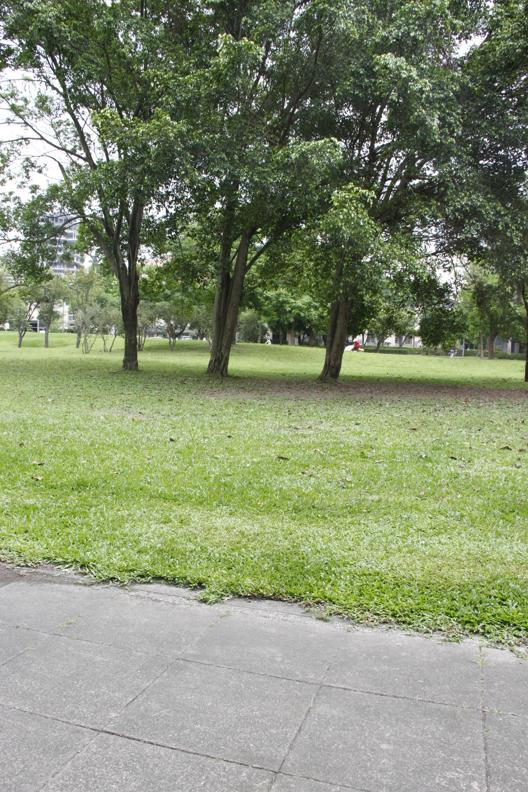
#> input picture sample_images/2.jpg, 528 x 792 px
$ python -i stitch.py   (imports and definitions only)   (Python 2 division)
#> lines starting #> are read from the running program, lines starting #| are printed output that depends on the picture
import argparse
import os
import cv2
import matplotlib.pyplot as plt
import matplotlib
import numpy as np
from skimage.feature import corner_harris, corner_subpix, corner_peaks
import scipy.spatial.distance as dist


# [4 lines not run here, left out]


class ImageStitcher:
    def __init__(
        self,
        images,
        n_best_matches=100,
        random_sample_size=4,
        error_threshold=0.01,
        num_iterations=1000,
    ):

        self.n_best_matches = n_best_matches
        self.random_sample_size = random_sample_size
        self.error_threshold = error_threshold
        self.num_iterations = num_iterations

        self.images = [self.read_image(path) for path in images]
        self.gray_images = [img[0] for img in self.images]
        self.rgb_images = [
            cv2.normalize(img[2].astype("float"), None, 0.0, 1.0, cv2.NORM_MINMAX)
            for img in self.images
        ]
        self.sift = [self.SIFT(img[0]) for img in self.images]
        self.smoothing_window_size = 1

        self.matches = self.find_matches()
        (
            self.best_inliers,
            self.affine_transform,
            self.best_error,
            self.avg_residual,
        ) = self.ransac(self.matches)

    def visualize_best_inliers(self):
        self.plot_matches(self.best_inliers, "best_inliers.png")

    # harris corner detector
    # [44 lines left out: function harris_corner_detector, not called in this run]


    def save_image_opencv(self, image, filename="image.png"):
        image = cv2.cvtColor(image, cv2.COLOR_BGR2RGB)

    # [87 lines left out: functions plot_sift_descriptors, find_matches, plot_matches, SIFT, sift_keypoint_, not called in this run]

    # Read image and returns a touple of gray image, img, and rgb image
    def read_image(self, path):
        img = cv2.imread(path)

        # remove borders of image by 10 pixels
        img = img[10 : img.shape[0] - 10, 10 : img.shape[1] - 10]

        img_gray = cv2.cvtColor(img, cv2.COLOR_RGB2GRAY)
        img_rgb = cv2.cvtColor(img, cv2.COLOR_BGR2RGB)

        return img_gray, img, img_rgb

    # [181 lines left out: functions homography, get_erros, ransac, stitch, crop_black, save_stitched_image and 2 more, not called in this run]

>>> import cv2
>>> picture = cv2.imread('../../../sample_images/2.jpg', cv2.IMREAD_GRAYSCALE)
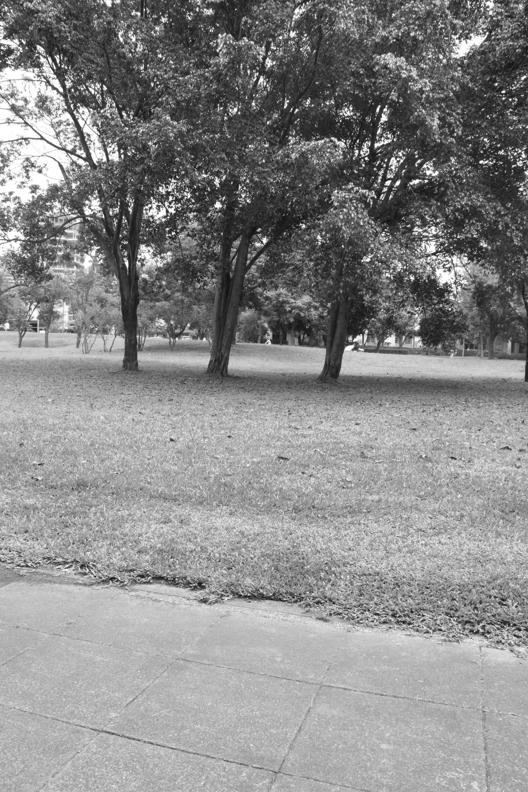
#> picture: shape (792, 528); min 8, max 255, mean 137.5
>>> result = ImageStitcher(picture).visualize_best_inliers()
#> (the run stopped early here; a loop or call above may not have finished)

$ run again, on sample_images/3.jpg
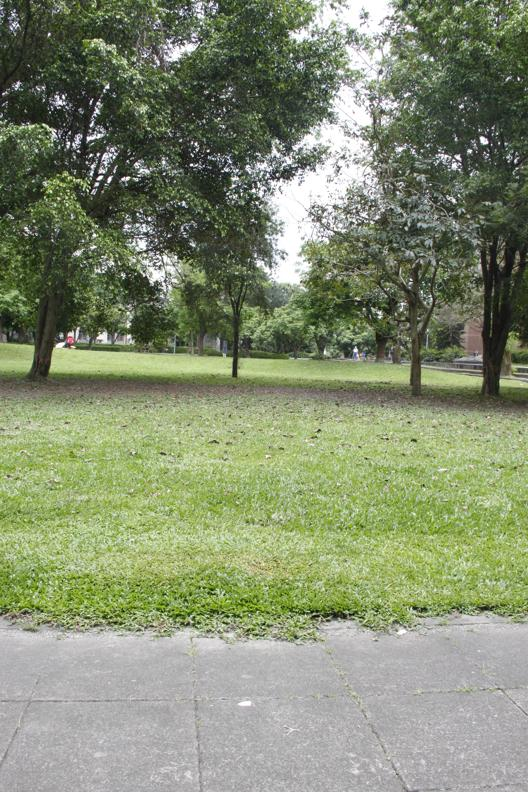
#> input picture sample_images/3.jpg, 528 x 792 px
#> `picture = cv2.imread('../../../sample_images/2.jpg', cv2.IMREAD_GRAYSC..`:
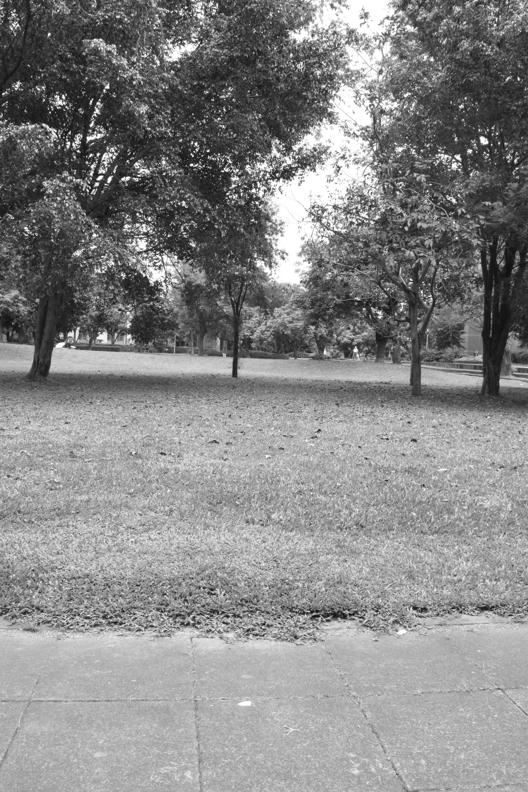
#> picture: shape (792, 528); min 1, max 255, mean 135.2

$ run again, on sample_images/grail06.jpg
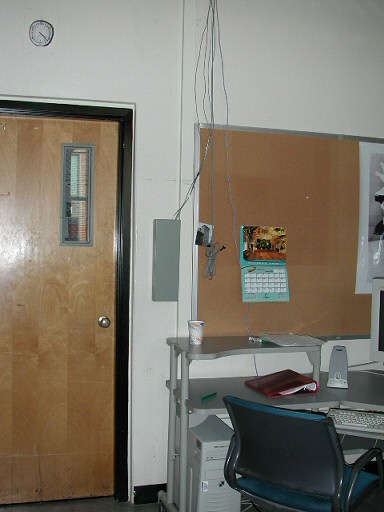
#> input picture sample_images/grail06.jpg, 384 x 512 px
#> `picture = cv2.imread('../../../sample_images/2.jpg', cv2.IMREAD_GRAYSC..`:
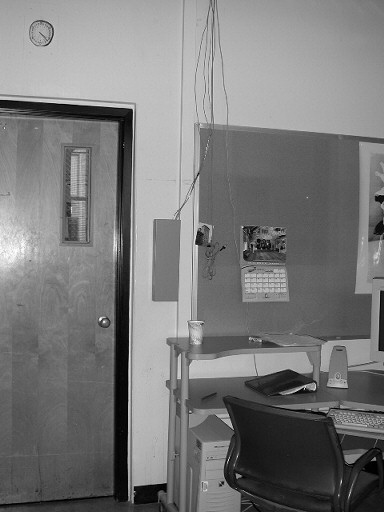
#> picture: shape (512, 384); min 0, max 255, mean 121.6

$ run again, on sample_images/grail07.jpg
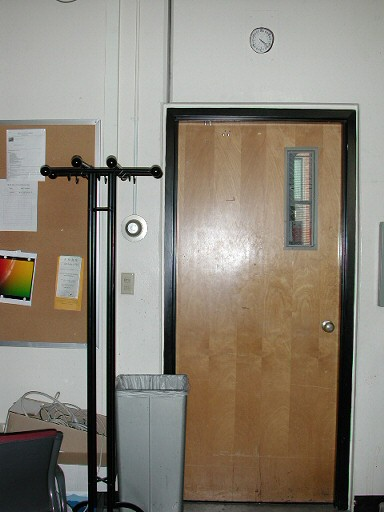
#> input picture sample_images/grail07.jpg, 384 x 512 px
#> `picture = cv2.imread('../../../sample_images/2.jpg', cv2.IMREAD_GRAYSC..`:
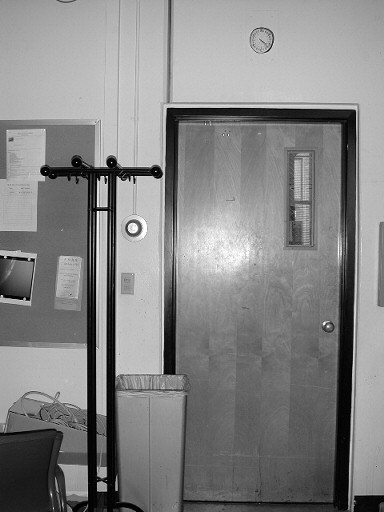
#> picture: shape (512, 384); min 0, max 255, mean 132.6
